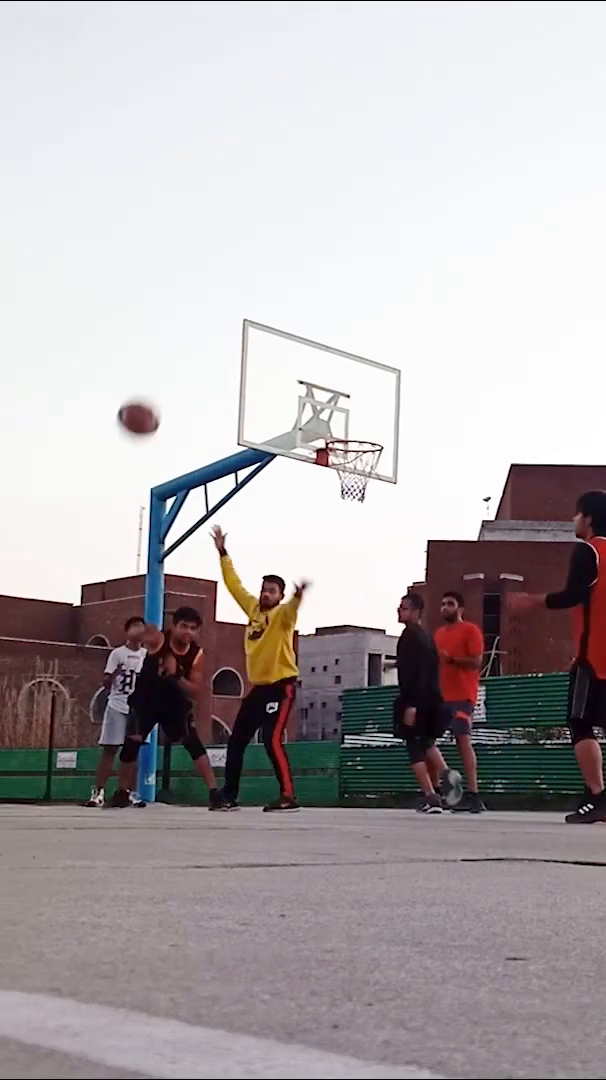
#> input picture frame 26 of basket.mp4, 606 x 1080 px, given in place of orange.mp4, which was not available
$ python object_TRACKER.py
#> lines starting #> are read from the running program, lines starting #| are printed output that depends on the picture; after the words box and inside, x2 and y2 are one past the last pixel; in counts of white or black regions, pixels touching at a corner belong together; pictures that were not available may be replaced by others from this repository, and a replacement may not be noted
#> further down, frame is the input picture: shape (1080, 606, 3); mean B, G, R 175.1, 173.1, 178.9
### object_detector.py
#https://pysource.com/2021/10/29/kalman-filter-predict-the-trajectory-of-an-object/
import cv2
import numpy as np


class ObjectDetector:
    def __init__(self):
        # Create mask for object color
        #self.low_object = np.array([200, 200, 200])
        self.low_object = np.array([0,180,180])
        self.high_object = np.array([50, 255, 255])

    def detect(self, frame):
        hsv_img = cv2.cvtColor(frame, cv2.COLOR_BGR2HSV)
#> hsv_img: shape (600, 336, 3); mean H, S, V 94.6, 34, 182.4

        # Create masks with color ranges
        mask = cv2.inRange(hsv_img, self.low_object, self.high_object)
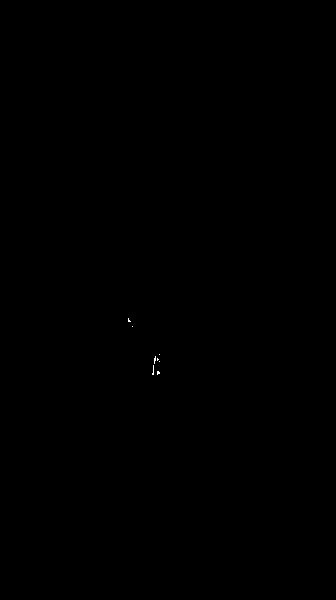
#> mask: shape (600, 336); 0.02% white in thin lines or dots, all inside (x1, y1, x2, y2) = (128, 318, 160, 375)

        # Find Contours
        contours, _ = cv2.findContours(mask, cv2.RETR_TREE, cv2.CHAIN_APPROX_SIMPLE)
#> contours = 8 contours, all with area under 20
        contours = sorted(contours, key=lambda x: cv2.contourArea(x), reverse=True)

        box = (0, 0, 0, 0)
        for cnt in contours:
            (x, y, w, h) = cv2.boundingRect(cnt)
            box = (x, y, x + w, y + h)
            break
#> this loop made 1 pass
#> (x, y, w, h, box) on pass 1: (157, 371, 3, 4, (157, 371, 160, 375))

        return box

### kalmanfilter.py

import cv2
import numpy as np


class KalmanFilter:
    kf = cv2.KalmanFilter(4, 2)
    kf.measurementMatrix = np.array([[1, 0, 0, 0], [0, 1, 0, 0]], np.float32)
    kf.transitionMatrix = np.array([[1, 0, 1, 0], [0, 1, 0, 1], [0, 0, 1, 0], [0, 0, 0, 1]], np.float32)


    def predict(self, coordX, coordY):
        ''' This function estimates the position of the object'''
        measured = np.array([[np.float32(coordX)], [np.float32(coordY)]])
        self.kf.correct(measured)
        predicted = self.kf.predict()
        x, y = int(predicted[0]), int(predicted[1])
        return x, y

### object_TRACKER.py
import cv2
from object_detector import ObjectDetector
from kalmanfilter import KalmanFilter
import imutils

# To load the pre recorded video

cam = cv2.VideoCapture("orange.mp4")

#To use the the camera in the device
#cam=cv2.VideoCapture(0)

# Load detector

od = ObjectDetector()

# Load Kalman filter to predict the trajectory
kf = KalmanFilter()

while True:
    ret, frame = cam.read()
    # If the last frame reached break from the loop
    if ret is False:
        break
    # For resizing the frame
    frame=imutils.resize(frame,height=600)


    # To get the coordinates of detected object
    object_bbox = od.detect(frame)
#> object_bbox = (157, 371, 160, 375)
    x, y, x2, y2 = object_bbox
#> x = 157; y = 371; x2 = 160; y2 = 375

    # To find the centre value
    cx = int((x + x2) / 2)
#> cx = 158
    cy = int((y + y2) / 2)
#> cy = 373

    #To find the next predicted point
    predicted = kf.predict(cx, cy)
#> in predict, `measured = np.array([[np.float32(coordX)], [np.float32(coordY)]])`: measured = [158, 373]
#> predicted = (0, 0)
    cv2.rectangle(frame, (x, y), (x2, y2), (255, 0, 0), 4)
    cv2.circle(frame, (cx, cy), 10, (255, 0, 255), 5)

    cv2.line(frame,(cx,cy),(predicted[0], predicted[1]),(0,255,0),4)
    cv2.circle(frame, (predicted[0], predicted[1]), 10, (0, 0, 255), 7)
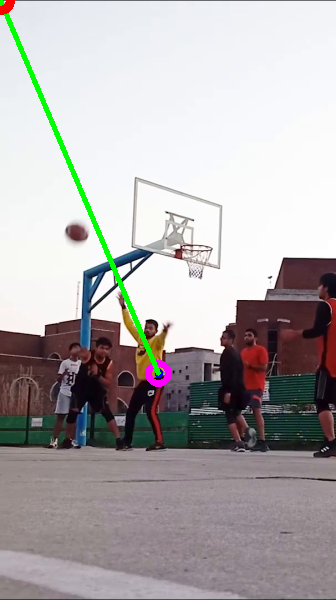
#> frame: shape (600, 336, 3); mean B, G, R 173.2, 173.1, 176.9


    cv2.imshow("Frame", frame)
    key = cv2.waitKey(50)
#> (key q is pressed here)
    if key == ord("q"):
        break

$ run again, starting later in the video
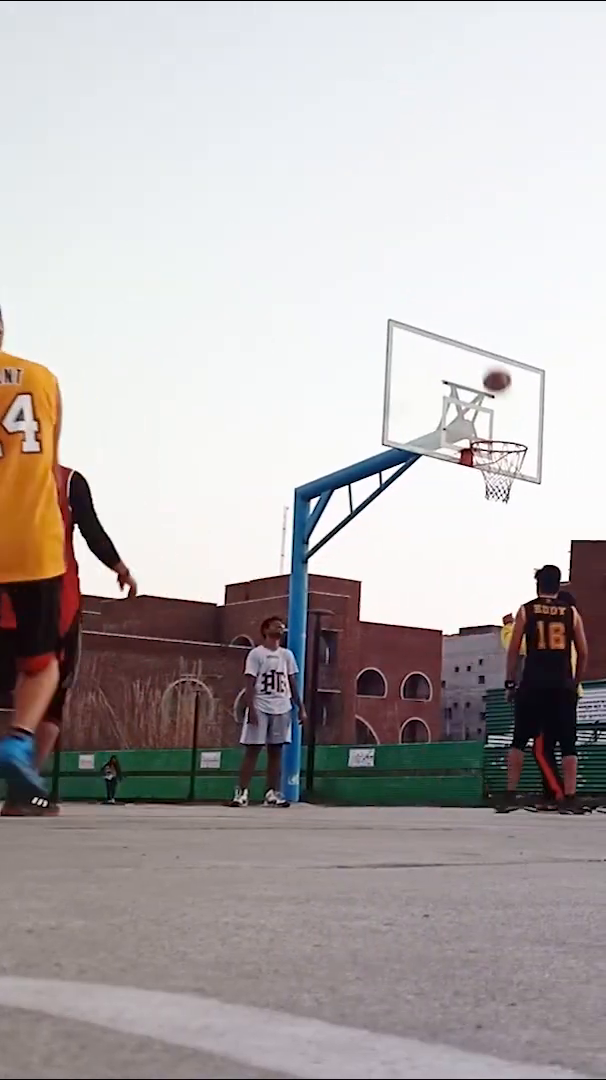
#> input picture frame 119 of basket.mp4, 606 x 1080 px, given in place of orange.mp4, which was not available
#> frame is the input picture: shape (1080, 606, 3); mean B, G, R 173.9, 173.8, 179.8
#> hsv_img: shape (600, 336, 3); mean H, S, V 84.1, 35.2, 184.1
#> in detect, `mask = cv2.inRange(hsv_img, self.low_object, self.high_object)`:
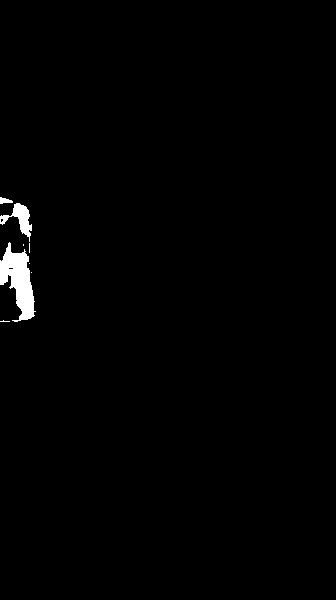
#> mask: shape (600, 336); 1% white; 8 white regions (5 under 20 px)
#> contours = 10 contours, 7 with area under 20; largest, box (x1, y1, x2, y2) and area: (0, 242, 36, 322) 1374, (0, 203, 32, 242) 388, (0, 197, 13, 204) 42
#> the loop in detect, `for cnt in contours:` made 1 pass
#> (x, y, w, h, box) on pass 1: (0, 242, 36, 80, (0, 242, 36, 322))
#> object_bbox = (0, 242, 36, 322)
#> `x, y, x2, y2 = object_bbox`: x = 0; y = 242; x2 = 36; y2 = 322
#> cx = 18
#> cy = 282
#> measured = [18, 282]
#> predicted = (0, 0)
#> `cv2.circle(frame, (predicted[0], predicted[1]), 10, (0, 0, 255), 7)`:
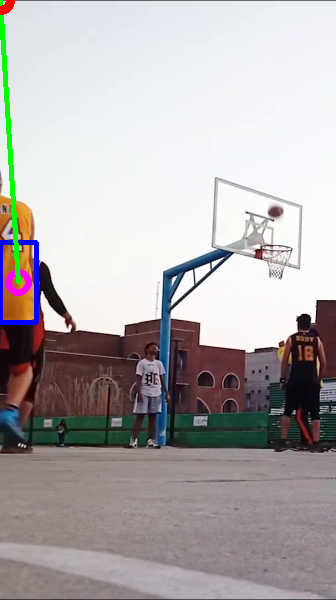
#> frame: shape (600, 336, 3); mean B, G, R 173.8, 173.4, 177.8

$ run again, starting later in the video
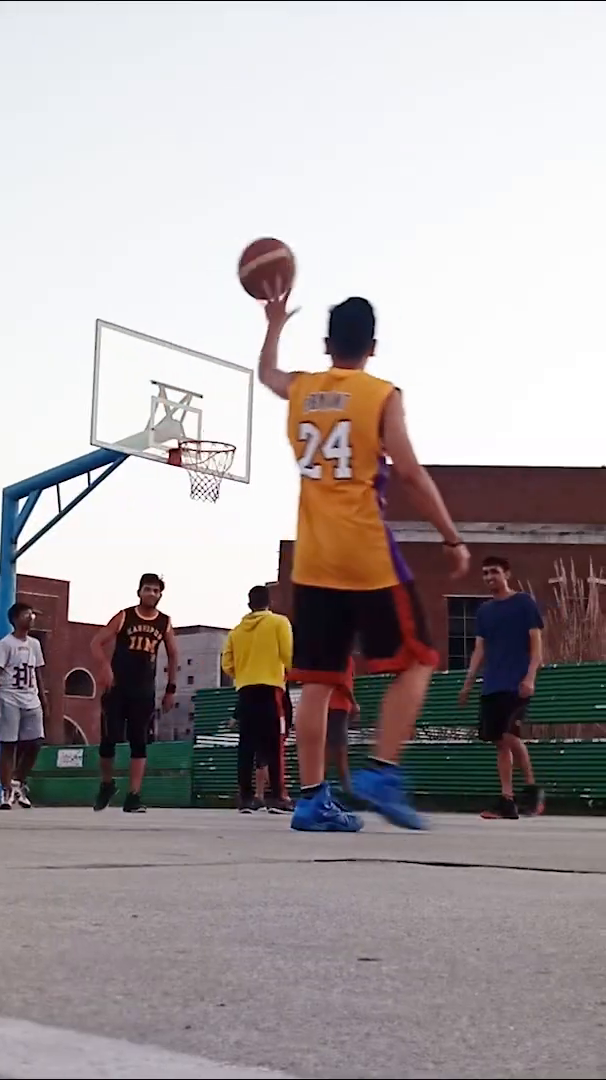
#> input picture frame 212 of basket.mp4, 606 x 1080 px, given in place of orange.mp4, which was not available
#> frame is the input picture: shape (1080, 606, 3); mean B, G, R 163.2, 162.1, 170.1
#> hsv_img: shape (600, 336, 3); mean H, S, V 96.8, 43.5, 174.3
#> in detect, `mask = cv2.inRange(hsv_img, self.low_object, self.high_object)`:
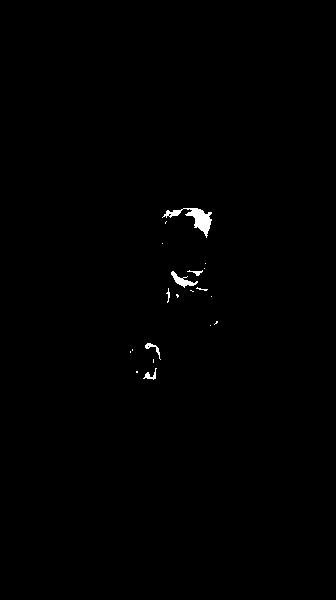
#> mask: shape (600, 336); 0.44% white; 20 white regions (14 under 20 px)
#> contours = 22 contours, 17 with area under 20; largest, box (x1, y1, x2, y2) and area: (162, 208, 212, 238) 398, (171, 271, 198, 288) 124, (145, 343, 161, 360) 42, (143, 368, 157, 380) 37, (187, 270, 203, 276) 22
#> the loop in detect, `for cnt in contours:` made 1 pass
#> (x, y, w, h, box) on pass 1: (162, 208, 50, 30, (162, 208, 212, 238))
#> object_bbox = (162, 208, 212, 238)
#> `x, y, x2, y2 = object_bbox`: x = 162; y = 208; x2 = 212; y2 = 238
#> cx = 187
#> cy = 223
#> measured = [187, 223]
#> predicted = (0, 0)
#> `cv2.circle(frame, (predicted[0], predicted[1]), 10, (0, 0, 255), 7)`:
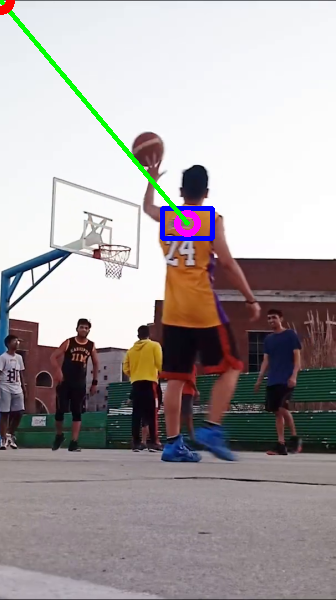
#> frame: shape (600, 336, 3); mean B, G, R 162.6, 161.5, 168.1
